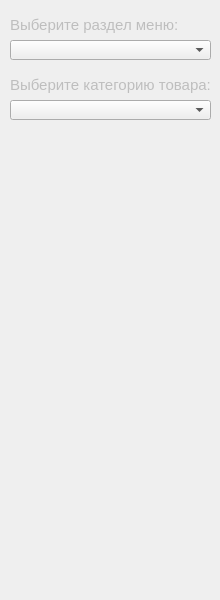
<?xml version="1.0" encoding="UTF-8"?>
<ui version="4.0">
 <class>Form</class>
 <widget class="QWidget" name="Form">
  <property name="geometry">
   <rect>
    <x>0</x>
    <y>0</y>
    <width>220</width>
    <height>600</height>
   </rect>
  </property>
  <property name="windowTitle">
   <string>Wildberries</string>
  </property>
  <property name="windowIcon">
   <iconset>
    <normaloff>favicon.ico</normaloff>favicon.ico</iconset>
  </property>
  <widget class="QLabel" name="label_main_menu">
   <property name="enabled">
    <bool>false</bool>
   </property>
   <property name="geometry">
    <rect>
     <x>10</x>
     <y>15</y>
     <width>201</width>
     <height>20</height>
    </rect>
   </property>
   <property name="font">
    <font>
     <pointsize>11</pointsize>
    </font>
   </property>
   <property name="text">
    <string>Выберите раздел меню:</string>
   </property>
  </widget>
  <widget class="QComboBox" name="cb_main_menu">
   <property name="geometry">
    <rect>
     <x>10</x>
     <y>40</y>
     <width>201</width>
     <height>20</height>
    </rect>
   </property>
   <property name="font">
    <font>
     <pointsize>11</pointsize>
    </font>
   </property>
  </widget>
  <widget class="QLabel" name="label_category">
   <property name="enabled">
    <bool>false</bool>
   </property>
   <property name="geometry">
    <rect>
     <x>10</x>
     <y>75</y>
     <width>201</width>
     <height>20</height>
    </rect>
   </property>
   <property name="font">
    <font>
     <pointsize>11</pointsize>
    </font>
   </property>
   <property name="text">
    <string>Выберите категорию товара:</string>
   </property>
  </widget>
  <widget class="QComboBox" name="cb_category">
   <property name="geometry">
    <rect>
     <x>10</x>
     <y>100</y>
     <width>201</width>
     <height>20</height>
    </rect>
   </property>
   <property name="font">
    <font>
     <pointsize>11</pointsize>
    </font>
   </property>
  </widget>
 </widget>
 <resources/>
 <connections/>
</ui>
